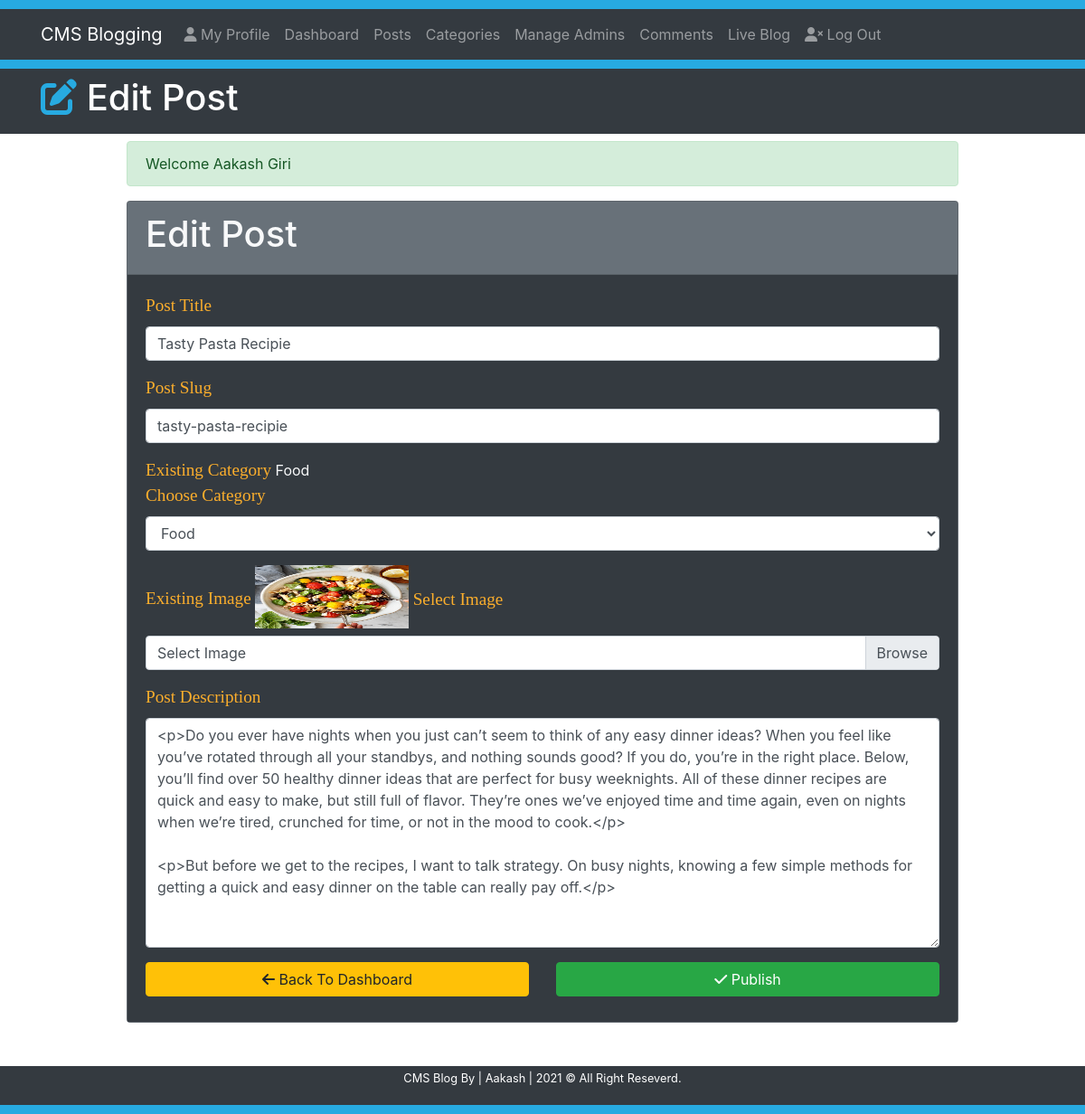
Screenshot of /CMS4.2.1/editpost?id=4 (signed in) with the database file from the repository.
### tables this page shows
CREATE TABLE `post` (
  `id` int(11) NOT NULL,
  `datetime` varchar(50) NOT NULL,
  `title` varchar(300) NOT NULL,
  `slug` varchar(300) NOT NULL,
  `category` varchar(50) NOT NULL,
  `author` varchar(50) NOT NULL,
  `image` text NOT NULL,
  `post` text NOT NULL
);

CREATE TABLE `category` (
  `id` int(11) NOT NULL,
  `title` varchar(20) NOT NULL,
  `author` varchar(50) NOT NULL,
  `datetime` varchar(20) NOT NULL
);

### Includes/functions.php (called while the page is built, shortened)
<?php
    $serverName = BASE_PATH;
    $cssBaseURL = $serverName.'/css';
?>

### editpost.php (the view, shortened to what this page needs)
<?php
    require 'Includes/functions.php';
    require 'Includes/sessions.php';
    $searchQryParam = $_GET['id'];
?>
<!DOCTYPE html>
<html lang="en">
<head>
    <link rel="stylesheet" href="https://use.fontawesome.com/releases/v5.12.0/css/all.css">
    <link rel="stylesheet" href="https://stackpath.bootstrapcdn.com/bootstrap/4.4.1/css/bootstrap.min.css">
    <link rel="stylesheet" href="<?= $cssBaseURL ?>/style.css">
</head>
<body>
    <div style="height: 10px; background-color: #27aae1;"></div>
    <nav class="navbar navbar-expand-lg navbar-dark bg-dark">
        <div class="container">
            <a href="<?= $serverName; ?>/index" class="navbar-brand">CMS Blogging</a>
            <div class="collapse navbar-collapse" id="navbarcollapseCMS">
                <ul class="navbar-nav">
                    <li class="nav-item">
                        <a href="<?= $serverName; ?>/myprofile" class="nav-link"> <i class='fas fa-user'></i> My Profile</a>
                    </li>
                    <li class="nav-item">
                        <a href="<?= $serverName; ?>/dashboard" class="nav-link">Dashboard</a>
                    </li>
                    <li class="nav-item">
                        <a href="<?= $serverName; ?>/posts" class="nav-link">Posts</a>
                    </li>
                    <li class="nav-item">
                        <a href="<?= $serverName; ?>/categories" class="nav-link"> Categories</a>
                    </li>
                    <li class="nav-item">
                        <a href="<?= $serverName; ?>/admin" class="nav-link">Manage Admins</a>
                    </li>
                    <li class="nav-item">
                        <a href="<?= $serverName; ?>/comments" class="nav-link">Comments</a>
                    </li>
                    <li class="nav-item">
                        <a href="<?= $serverName; ?>/blog/1" class="nav-link">Live Blog</a>
                    </li>
                </ul>
                <ul class="navbar-nav">
                    <li class="nav-item">
                        <a href="<?= $serverName; ?>/logout" class="nav-link"><i class='fas fa-user-times'></i> Log Out</a>
                    </li>
                </ul>
            </div>
        </div>
    </nav>
    <div style="height: 10px; background-color: #27aae1;"></div>
    <header class='bg-dark text-white py-2'>
        <div class="container">
            <div class="row">
                <div class="col-md-12">
                    <h1><i class='fas fa-edit' style="color: #27aae1;"></i>  Edit Post</h1>
                </div>
            </div>
        </div>
    </header>
    <section class="container py-2 mb-4">
        <div class="row">
            <div class="offset-lg-1 col-lg-10" style="min-height: 400px;">
                <?php
                    echo SuccessMessage();
                    $searchqryparm = $_GET['id'];
                    $sql = "SELECT * FROM post WHERE id = '$searchqryparm'";
                    $result = mysqli_query($conn, $sql);
                    if (mysqli_num_rows($result) > 0){
                        while($row = mysqli_fetch_assoc($result)) {
                            $PostTitle = $row['title'];
                            $PostSlug = $row['slug'];
                            $Category = $row['category'];
                            $Image = $row['image'];
                            $PostDescription = $row['post'];
                        }
                    }
                ?>
                <form action="<?= $serverName; ?>/editpost?id=<?= $searchQryParam; ?>" method='post' enctype="multipart/form-data">
                    <div class="card bg-secondary text-light mb-3">
                        <div class="card-header">
                            <h1>Edit Post</h1>
                        </div>
                        <div class="card-body bg-dark">
                            <div class="form-group">
                                <label for="postTitle"><span class="fieldInfo">Post Title</span></label>
                                <input type="text" name='postTitle' class="form-control" id='postTitle' value='<?= $PostTitle; ?>' placeholder='Enter post title'>
                            </div>
                            <div class="form-group">
                                <label for="postSlug"><span class="fieldInfo">Post Slug</span></label>
                                <input type="text" name='postSlug' class="form-control" id='postSlug' value='<?= $PostSlug; ?>' placeholder='Enter post slug'>
                            </div>
                            <div class="form-group">
                                <span class='fieldInfo'>Existing Category</span>
                                <?= $Category; ?> <br>
                                <label for="postTitle"><span class="fieldInfo">Choose Category</span></label>
                                <select class='form-control' name="category" id="categoryTitle">
                                    <?php
                                        $sql = "SELECT id, title FROM category";
                                        $result = mysqli_query($conn, $sql);
                                        if (mysqli_num_rows($result) > 0){
                                            while($row = mysqli_fetch_assoc($result)) {
                                                $categoryName = $row['title'];
                                    ?>
                                    <option value="<?= $categoryName ?>" <?= $categoryName == $Category ? 'selected': ''; ?>><?php echo $categoryName ?></option>
                                    <?php  }
                                        }
                                    ?>
                                </select>
                            </div>
                            <div class="form-group">
                                <span class='fieldInfo'>Existing Image</span>
                                <img class="mb-2" src="Upload/<?= $Image; ?>" alt="<?= $Image; ?>" width="170px;" height="70px;">
                                <label for="imageSelect"><span class="fieldInfo">Select Image</span></label>
                                <div class="custom-file">
                                    <label for="imageSelect" class="custom-file-label">Select Image</label>
                                </div>
                            </div>
                            <div class="form-group">
                                <label for="post"><span class="fieldInfo">Post Description</span></label>
                                <textarea class="form-control" name="postDescription" id="post" cols="80" rows="10"><?= $PostDescription; ?></textarea>
                            </div>
                            <div class="row">
                                <div class="col-lg-6 mb-2">
                                    <a href="<?= $serverName; ?>/dashboard" class='btn btn-warning btn-block'><i class='fas fa-arrow-left'></i> Back To Dashboard</a>
                                </div>
                                <div class="col-lg-6 mb-2">
                                    <button class='btn btn-success btn-block' type='submit' name='submit'><i class='fas fa-check'></i> Publish</button>
                                </div>
                            </div>
                        </div>
                    </div>
                </form>
            </div>
        </div>
    </section>
    <footer class="bg-dark text-white py-1">
        <div class="container">
            <div class="row">
                <div class="col">
                    <p class="lead text-center small">CMS Blog By | Aakash | <span id='year'></span> &copy; All Right Reseverd.</p>
                </div>
            </div>
        </div>
    </footer>
    <div style="height: 10px; background-color: #27aae1;"></div>
</body>
</html>

### Css/style.css (style rules this page uses)
.fieldInfo { color: rgb(251,174,44); font-family: Biiter, Georgia, 'Times New Roman', Times, serif; font-size: 1.2em; }

### rows the page displays
post: postTitle "Tasty Pasta Recipie", postSlug "tasty-pasta-recipie", category "Food", image (picture), postDescription "<p>Do you ever have nights when you just can’t seem to think of any easy dinner ideas? When you feel like you’ve rotated through all your standbys, and nothing sounds good? If you do, you’re in the right place. Below, you’ll find over 50 healthy dinner ideas that are perfect for busy weeknights. All of these dinner recipes are quick and easy to make, but still full of flavor. They’re ones we’ve enjoyed time and time again, even on nights when we’re tired, crunched for time, or not in the mood to cook.</p> <p>But before we get to the recipes, I want to talk strategy. On busy nights, knowing a few simple methods for getting a quick and easy dinner on the table can really pay off.</p>"

### other values shown
SuccessMessage() "Welcome Aakash Giri"
